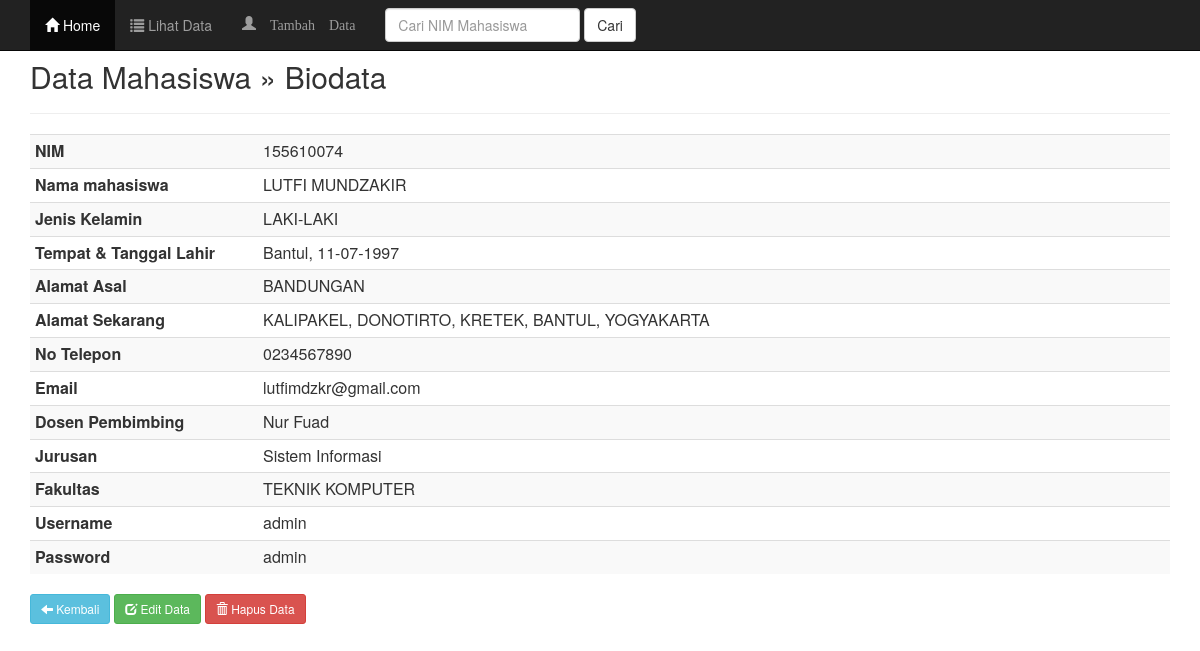
Screenshot of /profile.php?nim=155610074 with the database file from the repository.
### tables this page shows
CREATE TABLE `mahasiswa` (
  `nim` varchar(10) NOT NULL,
  `nama` varchar(50) NOT NULL,
  `jenis_kelamin` text NOT NULL,
  `tempat_lahir` varchar(30) NOT NULL,
  `tanggal_lahir` varchar(30) NOT NULL,
  `alamat_asal` varchar(80) NOT NULL,
  `alamat_sekarang` varchar(80) NOT NULL,
  `no_telepon` varchar(10) NOT NULL,
  `email` varchar(30) NOT NULL,
  `dosen_pembimbing` varchar(50) NOT NULL,
  `jurusan` varchar(50) NOT NULL,
  `fakultas` varchar(50) NOT NULL,
  `username` varchar(15) NOT NULL,
  `password` varchar(15) NOT NULL
);

### profile.php (the view, shortened to what this page needs)
<?php
include("header.php");
include("koneksi.php");
?>
	<div class="container">
		<div class="content"></br>
			<h2>Data Mahasiswa &raquo; Biodata</h2>
			<hr />
			<?php
			$nim = $_GET['nim'];
			$sql = mysqli_query($koneksi, "SELECT * FROM mahasiswa WHERE nim='$nim'");
			if(mysqli_num_rows($sql) == 0){
				header("Location: index.php");
			}else{
				$row = mysqli_fetch_assoc($sql);
			}
			?>
			<table class="table table-striped table-condensed">
				<tr>
					<th width="20%">NIM</th>
					<td><?php echo $row['nim']; ?></td>
				</tr>
				<tr>
					<th>Nama mahasiswa</th>
					<td><?php echo $row['nama']; ?></td>
				</tr>
				<tr>
					<th>Jenis Kelamin</th>
					<td><?php echo $row['jenis_kelamin']; ?></td>
				</tr>
				<tr>
					<th>Tempat & Tanggal Lahir</th>
					<td><?php echo $row['tempat_lahir'].', '.$row['tanggal_lahir']; ?></td>
				</tr>
				<tr>
					<th>Alamat Asal</th>
					<td><?php echo $row['alamat_asal']; ?></td>
				</tr>
				<tr>
					<th>Alamat Sekarang</th>
					<td><?php echo $row['alamat_sekarang']; ?></td>
				</tr>
				<tr>
					<th>No Telepon</th>
					<td><?php echo $row['no_telepon']; ?></td>
				</tr>
				<tr>
					<th>Email</th>
					<td><?php echo $row['email']; ?></td>
				</tr>
				<tr>
					<th>Dosen Pembimbing</th>
					<td><?php echo $row['dosen_pembimbing']; ?></td>
				</tr>
				<tr>
					<th>Jurusan</th>
					<td><?php echo $row['jurusan']; ?></td>
				</tr>
				<tr>
					<th>Fakultas</th>
					<td><?php echo $row['fakultas']; ?></td>
				</tr>
				<tr>
					<th>Username</th>
					<td><?php echo $row['username']; ?></td>
				</tr>
				<tr>
					<th>Password</th>
					<td><?php echo $row['password']; ?></td>
				</tr>
			</table>
			<a href="data.php" class="btn btn-sm btn-info"><span class="glyphicon glyphicon-arrow-left" aria-hidden="true"></span> Kembali</a>
			<a href="edit.php?nim=<?php echo $row['nim']; ?>" class="btn btn-sm btn-success"><span class="glyphicon glyphicon-edit" aria-hidden="true"></span> Edit Data</a>
			<a href="profile.php?aksi=delete&nim=<?php echo $row['nim']; ?>" class="btn btn-sm btn-danger" onclick="return confirm('Anda yakin akan mengahapus data <?php echo $row['nama']; ?>')"><span class="glyphicon glyphicon-trash" aria-hidden="true"></span> Hapus Data</a>
		</div>
	</div>
<?php
include("footer.php");
?>

### rows the page displays
mahasiswa: nim "155610074", nama "LUTFI MUNDZAKIR", jenis_kelamin "LAKI-LAKI", tempat_lahir "Bantul", tanggal_lahir "11-07-1997", alamat_asal "BANDUNGAN", alamat_sekarang "KALIPAKEL, DONOTIRTO, KRETEK, BANTUL, YOGYAKARTA", no_telepon "0234567890", email "lutfimdzkr@gmail.com", dosen_pembimbing "Nur Fuad", jurusan "Sistem Informasi", fakultas "TEKNIK KOMPUTER", username "admin", password "admin"
